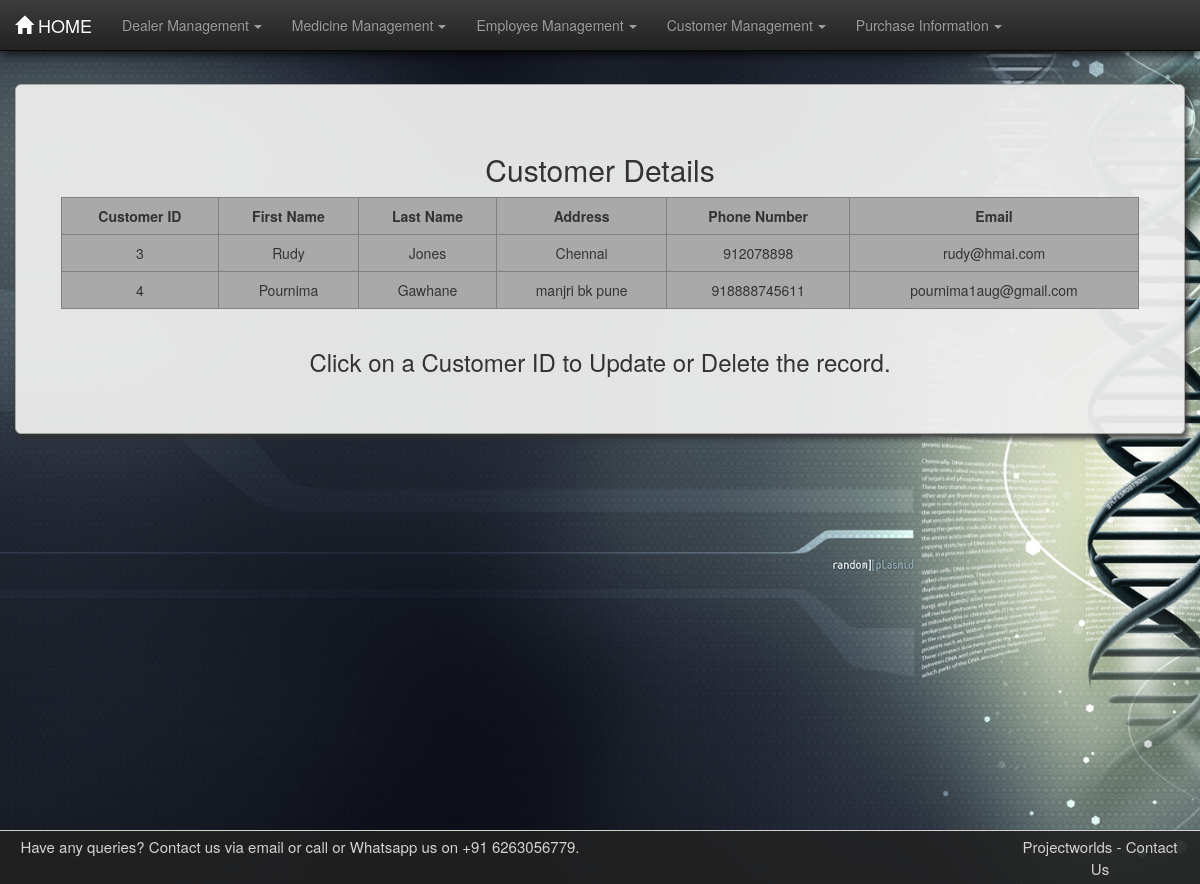
Screenshot of /pharma/custtable/ with the database file from the repository.
### pharma/models.py (models this page shows, shortened)
class Customer(models.Model):
    fname = models.CharField(max_length=30)
    lname = models.CharField(max_length=30)
    address = models.CharField(max_length=100)
    phn_no = models.BigIntegerField()
    email = models.CharField(max_length=50)

### pharma/views.py (the view)
# urls.py: path('custtable/', views.custtable, name='custtable'),
def custtable(request):
    cust = Customer.objects.all()
    dict = {"cust": cust}
    return render(request, 'pharma/custtable.html', dict)

### pharma/templates/pharma/custtable.html (shortened to what this page needs)
{% load static %}
<!DOCTYPE html>
<html lang="en">
<head>
    <link rel="stylesheet" href="{% static 'pharma/css/bootstrap.min.css' %}">
    <link rel="stylesheet" href="{% static 'pharma/css/bootstrap-theme.min.css' %}">
    <link rel="stylesheet" href="{% static 'pharma/css/style.css' %}">
</head>
<body>
<nav class="navbar navbar-inverse navbar-fixed-top">
    <div class="container-fluid">
        <div class="navbar-header">
            <a href="/pharma/" class="navbar-brand"><span
                    class="glyphicon glyphicon glyphicon-home"></span>&nbsp;HOME</a>
        </div>
        <div class="collapse navbar-collapse" id="thisnav">
            <ul class="nav navbar-nav">
                <li class="dropdown"><a href="#" class="dropdown-toggle" data-toggle="dropdown">Dealer Management<b
                        class="caret"></b></a>
                </li>
                <li class="dropdown"><a href="#" class="dropdown-toggle" data-toggle="dropdown">Medicine Management<b
                        class="caret"></b></a>
                </li>
                <li class="dropdown"><a href="#" class="dropdown-toggle" data-toggle="dropdown">Employee Management<b
                        class="caret"></b></a>
                </li>
                <li class="dropdown"><a href="#" class="dropdown-toggle" data-toggle="dropdown">Customer Management<b
                        class="caret"></b></a>
                </li>
                <li class="dropdown"><a href="#" class="dropdown-toggle" data-toggle="dropdown">Purchase Information<b
                        class="caret"></b></a>
                </li>
            </ul>
        </div>
    </div>
</nav>
<div class="container-fluid martop7">
    <div class="jumbotron jumcust">
        <h2>Customer Details</h2>
        <div class="row">
            <div class="col-md-1">
            </div>
            <table border="1" class="col-md-10 table table-hover table-responsive">
                <tr>
                    <th>Customer ID</th>
                    <th>First Name</th>
                    <th>Last Name</th>
                    <th>Address</th>
                    <th>Phone Number</th>
                    <th>Email</th>
                </tr>
                {% for foo in cust %}
                    <tr>
                        <td class="idlink"><a href="/pharma/custformview{{ foo.id }}/">{{ foo.id }}</a></td>
                        <td>{{ foo.fname }}</td>
                        <td>{{ foo.lname }}</td>
                        <td>{{ foo.address }}</td>
                        <td>{{ foo.phn_no }}</td>
                        <td>{{ foo.email }}</td>
                    </tr>
                {% endfor %}
            </table>
        </div>
        <footer><h3>Click on a Customer ID to Update or Delete the record.</h3></footer>
    </div>
</div>
<footer id="contact" class="container-fluid text-center">
    <div class="row">
        <div class="left-footer col-lg-6">
            <span class="footer-text">Have any queries? Contact us via email or call or Whatsapp  us on +91 6263056779.</span>
        </div>
        <div class="col-lg-4"></div>
        <div class="right-footer col-lg-2">
                <span class="linkto" onclick=" window.open('https://projectworlds.in/', '_blank'); return false;"> Projectworlds</span>
            <span>-</span>
            <span class="linkto" data-toggle="modal" data-target="#modalContactForm"> Contact Us</span>
        </div>
    </div>
</footer>
</body>
</html>

### pharma/static/pharma/css/style.css (style rules this page uses)
body { background-image: url("images/bghome.jpg"); background-size: cover; background-attachment: fixed; min-height: 100vh; }
.caret { margin-left: 5px; }
table { text-align: center; border-collapse: collapse; background-color: darkgray; }
th { text-align: center; }
.martop7 { margin-top: 7%; }
.jumcust { box-shadow: 3px 5px 5px rgba(47, 47, 47, 0.8); border: 1px solid darkgrey; border-radius: 0px; text-align: center; background-color: rgba(238, 238, 238, 0.95); }
.table>tbody>tr>td, .table>tbody>tr>th { border-top: none; }
a:link { text-decoration: none; color: #333; }
#contact { padding-top: 0.5rem; padding-bottom: 0.5rem; border-top: 1px solid; background-color: rgba(34, 34, 34, 0.9); color: lightgray; font-size: 1.5rem; position: fixed; left: 0; bottom: 0; width: 100%; }
.linkto { cursor: pointer; }
.navbar { box-shadow: 2px 3px 10px rgba(0, 0, 0, 0.8); }

### rows the page displays
Customer: id "3", fname "Rudy", lname "Jones", address "Chennai", phn_no "912078898", email "rudy@hmai.com"
Customer: id "4", fname "Pournima", lname "Gawhane", address "manjri bk pune", phn_no "918888745611", email "pournima1aug@gmail.com"
